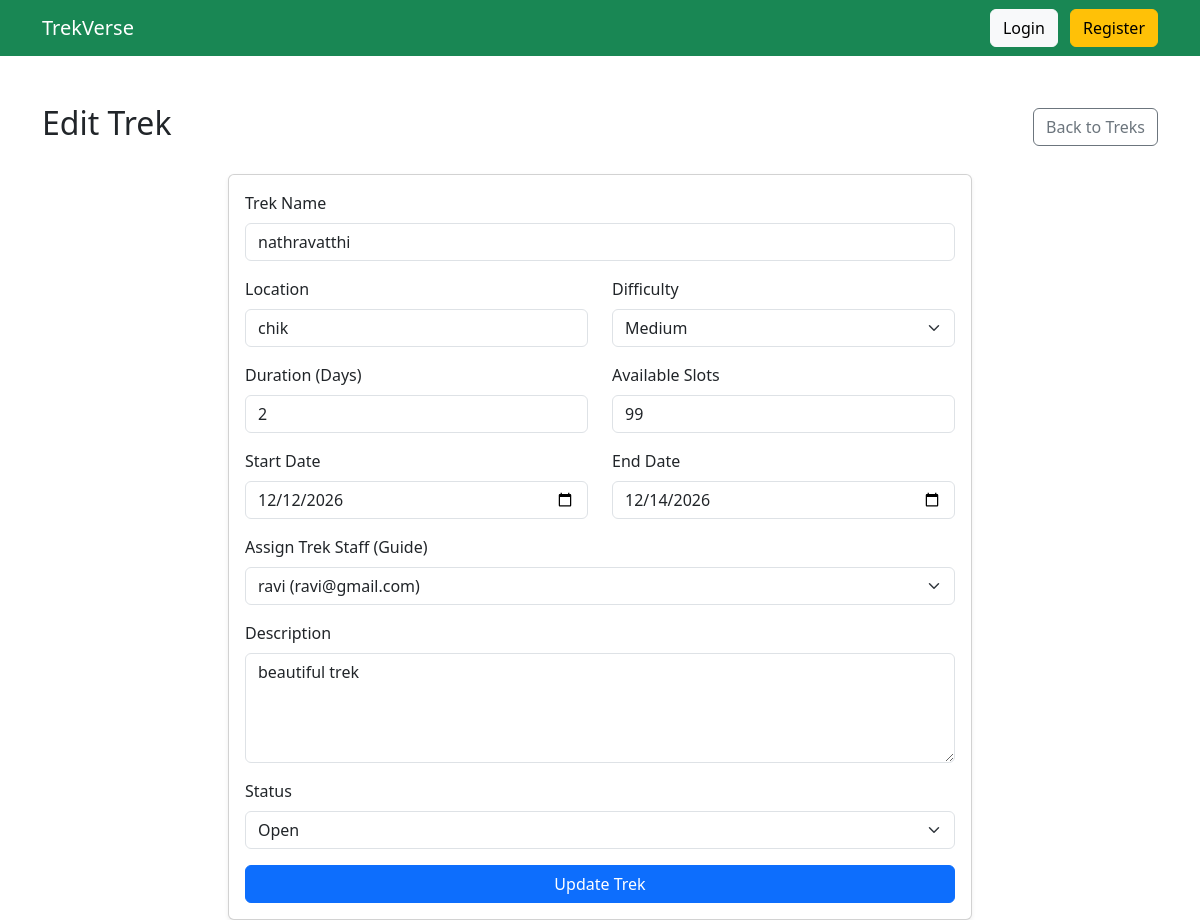
The app's page /admin/treks/edit/1 (signed in) with its own data.
### models.py (models this page shows)
class Trek(db.Model):
    __tablename__ = "treks"
    id = db.Column(db.Integer, primary_key=True)
    name = db.Column(db.String(100), nullable=False)
    location = db.Column(db.String(100), nullable=False)
    difficulty = db.Column(db.String(20), nullable=False)
    duration = db.Column(db.Integer, nullable=False)
    available_slots = db.Column(db.Integer, nullable=False)
    status = db.Column(db.String(20), default="Pending")
    start_date = db.Column(db.Date)
    end_date = db.Column(db.Date)
    description = db.Column(db.Text)
    staff_id = db.Column(
        db.Integer,
        db.ForeignKey("users.id")
    )
    created_at = db.Column(
        db.DateTime,
        default=datetime.utcnow
    )
    bookings = db.relationship(
        "Booking",
        backref="trek",
        lazy=True
    )

class User(db.Model):
    __tablename__ = "users"
    id = db.Column(db.Integer, primary_key=True)
    name = db.Column(db.String(100), nullable=False)
    email = db.Column(db.String(120), unique=True, nullable=False)
    password = db.Column(db.String(255), nullable=False)
    phone = db.Column(db.String(15))
    role = db.Column(db.String(20), nullable=False)
    approved = db.Column(db.Boolean, default=False)
    blacklisted = db.Column(db.Boolean, default=False)
    experience_years = db.Column(db.Integer, default=0)
    skills = db.Column(db.String(255), default="")
    bio = db.Column(db.Text, default="")
    created_at = db.Column(db.DateTime, default=datetime.utcnow)
    managed_treks = db.relationship(
        "Trek",
        backref="staff",
        lazy=True
    )
    bookings = db.relationship(
        "Booking",
        backref="user",
        lazy=True
    )

### routes.py (the view, shortened to what this page needs)
    @app.route("/admin/treks/edit/<int:trek_id>", methods=["GET", "POST"])
    def admin_edit_trek(trek_id):
        if "user_id" not in session or session["role"] != "admin":
            return "Access Denied"
        trek = Trek.query.get_or_404(trek_id)
        staff = User.query.filter_by(role="staff", approved=True).all()
        return render_template("admin/edit_trek.html", trek=trek, staff=staff)

### templates/admin/edit_trek.html (shortened to what this page needs)
{% extends "base.html" %}
{% block content %}
<div class="d-flex justify-content-between align-items-center mb-4">
    <h2>Edit Trek</h2>
    <a href="/admin/treks" class="btn btn-outline-secondary">Back to Treks</a>
</div>
<div class="card shadow-sm col-md-8 offset-md-2">
    <div class="card-body">
        <form method="POST">
            <div class="mb-3">
                <label class="form-label">Trek Name</label>
                <input type="text" name="name" class="form-control" value="{{ trek.name }}" required>
            </div>
            <div class="row">
                <div class="col-md-6 mb-3">
                    <label class="form-label">Location</label>
                    <input type="text" name="location" class="form-control" value="{{ trek.location }}" required>
                </div>
                <div class="col-md-6 mb-3">
                    <label class="form-label">Difficulty</label>
                    <select name="difficulty" class="form-select">
                        <option value="Medium" {% if trek.difficulty == 'Medium' %}selected{% endif %}>Medium</option>
                    </select>
                </div>
            </div>
            <div class="row">
                <div class="col-md-6 mb-3">
                    <label class="form-label">Duration (Days)</label>
                    <input type="number" name="duration" class="form-control" min="1" value="{{ trek.duration }}" required>
                </div>
                <div class="col-md-6 mb-3">
                    <label class="form-label">Available Slots</label>
                    <input type="number" name="available_slots" class="form-control" min="0" value="{{ trek.available_slots }}" required>
                </div>
            </div>
            <div class="row">
                <div class="col-md-6 mb-3">
                    <label class="form-label">Start Date</label>
                    <input type="date" name="start_date" class="form-control" value="{{ trek.start_date.strftime('%Y-%m-%d') if trek.start_date else '' }}" required>
                </div>
                <div class="col-md-6 mb-3">
                    <label class="form-label">End Date</label>
                    <input type="date" name="end_date" class="form-control" value="{{ trek.end_date.strftime('%Y-%m-%d') if trek.end_date else '' }}" required>
                </div>
            </div>
            <div class="mb-3">
                <label class="form-label">Assign Trek Staff (Guide)</label>
                <select name="staff_id" class="form-select">
                    {% for member in staff %}
                    <option value="{{ member.id }}" {% if trek.staff_id == member.id %}selected{% endif %}>{{ member.name }} ({{ member.email }})</option>
                    {% endfor %}
                </select>
            </div>
            <div class="mb-3">
                <label class="form-label">Description</label>
                <textarea name="description" class="form-control" rows="4">{{ trek.description }}</textarea>
            </div>
            <div class="mb-3">
                <label class="form-label">Status</label>
                <select name="status" class="form-select">
                    <option value="Open" {% if trek.status == 'Open' %}selected{% endif %}>Open</option>
                </select>
            </div>
            <button type="submit" class="btn btn-primary w-100">Update Trek</button>
        </form>
    </div>
</div>
{% endblock %}

### records on screen
Trek: name "nathravatthi", location "chik", difficulty "Medium", duration "2", available_slots "99", start_date "12/12/2026", end_date "12/14/2026", staff_id "ravi (ravi@gmail.com)", description "beautiful trek", status "Open"
